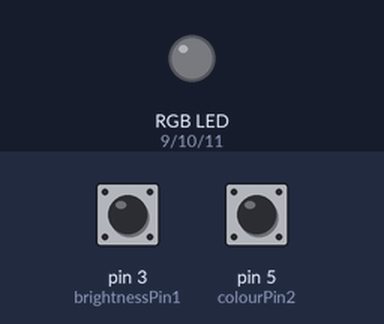
The sketch below on a simulated Arduino Uno, built with avr-gcc and run on an emulated ATmega328P. Shown: an RGB LED mixed from three pins (HIGH = lit). Inputs (shaded band) come from the test bench; at power-on: pin 3 (brightnessPin1) LOW, pin 5 (colourPin2) LOW. Dim RGB values are drawn brighter than linear.

Above: at 1.2 s.
1.3 s: pin 3 (brightnessPin1) pulled HIGH for 0.15 s
At 2.0 s:
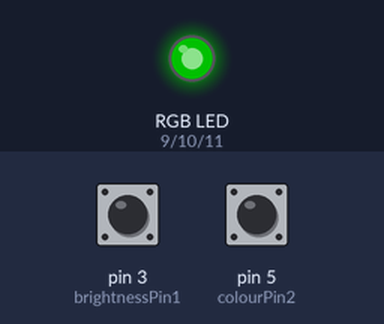
2.9 s: pin 5 (colourPin2) driven HIGH
At 4.2 s:
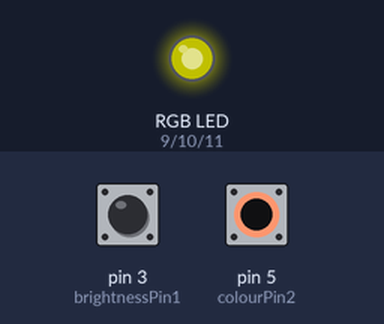
4.5 s: pin 3 (brightnessPin1) pulled HIGH for 1 s
At 5.6 s:
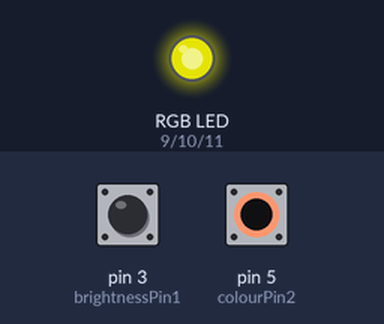
7.0 s: pin 3 (brightnessPin1) pulled HIGH for 0.15 s
At 7.5 s:
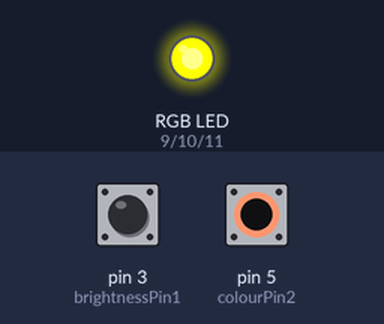
8.6 s: pin 5 (colourPin2) pulsed LOW 5 times (0.12 s each, 0.3 s apart)
At 10.5 s:
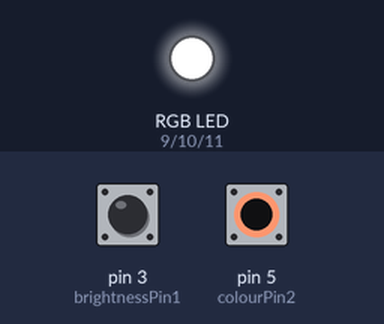
11.6 s: pin 3 (brightnessPin1) pulsed HIGH 2 times (0.12 s each, 0.3 s apart)
At 13.2 s:
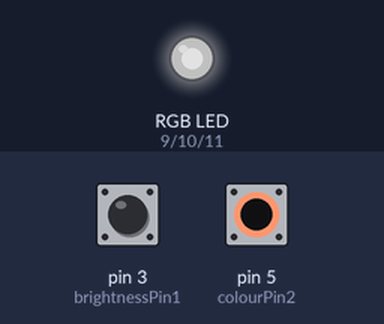
Timing chart, 0 to 14.7 s (numbered marks = the images above; inputs shaded):
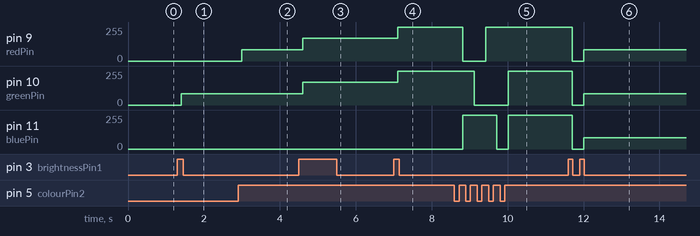

The sketch:

B_Buttons_Colour_Brightness.ino
```cpp
/*Two button input.
This project controls an RGB LED using two push buttons - one to adjust brightness and the other to change colours. The program is structured with custom
functions for cleaner and modular code. A dedicated colourOutput() function handles the analog PWM outputs, while LEDcolour() is designed to select and
output one of the seven colours based on the current colour mode (colourVal). Similarly, LEDbrightness() maps brightness levels (0-3) to corresponding PWM
values.
Inside the main loop, button inouts are read and used to update colour and brightness modes dynamically. The final output smoothly displays the selected
colour at the chosen brightness level, demonstrating efficient use of functions, PWM, and button handling in Arduino.

CIRCUIT - Connect Red, Green,and Blue leg to pin 9, 10 and 11 respectively through 220 ohm resistors. Cathode is connected to GND.
  One leg of Button1 (for brightness control) - pin 3 and Button2 (for colour change) - pin 5; other leg - +5V. 10 kilo ohm resistor is connected
  between the input pin and GND.*/

int redPin = 9, greenPin = 10, bluePin = 11;
int brightnessPin1 = 3, colourPin2 = 5;
int lastButton2State = LOW, lastButton1State = LOW, button1State, button2State;
int briVal = 0, colourVal = 1, bri;

void setup()
{
  pinMode(redPin, OUTPUT);
  pinMode(greenPin, OUTPUT);
  pinMode(bluePin, OUTPUT);
  pinMode(brightnessPin1, INPUT);
  pinMode(colourPin2, INPUT);
}

void colourOutput(int redVal, int greenVal, int blueVal) //Custom function to avoid writing analogWrite() statements again and again
{
  analogWrite(redPin, redVal);
  analogWrite(greenPin, greenVal);
  analogWrite(bluePin, blueVal);
}

void LEDcolour(int colour, int brightness) //Custom function for giving differnt colours as output
{
  if (colour == 1)
    colourOutput(0, brightness, 0); //Green in given level of brightness
  else if (colour == 2)
    colourOutput(brightness, brightness, 0); //Yellow
  else if (colour == 3)
    colourOutput(0, brightness, brightness); //Cyan
  else if (colour == 4)
    colourOutput(0, 0, brightness); //Blue
  else if (colour == 5)
    colourOutput(brightness, 0, brightness); //Magenta
  else if (colour == 6)
    colourOutput(brightness, 0, 0); //Red
  else if (colour == 7)
    colourOutput(brightness, brightness, brightness); //White
}

int LEDbrightness(int brightnessVal) //Function that returns PWM value based on selected brightness modey
{
  if (brightnessVal == 1)
    bri = 85;
  else if (brightnessVal == 2)
    bri = 170;
  else if (brightnessVal == 3)
    bri = 255;
  else if (brightnessVal == 0)
    bri = 0;
  return bri;
}

void loop()
{
  button1State = digitalRead(brightnessPin1);
  button2State = digitalRead(colourPin2);

  if(button1State == HIGH && lastButton1State == LOW) //If button 1 pressed -> brightness level changes
  {
    if (briVal != 3)
      briVal++;
    else
      briVal = 0; //Reset. 1-> 2-> 3 -> 0 -> 1 ....
    delay(100);
  }
  if (button2State == HIGH && lastButton2State == LOW) //If button 2 pressed -> colour changes
  {
    if (colourVal != 7)
      colourVal++;
    else colourVal = 1; //Reset. 1 -> 2-> 3 -> 4 -> 5 -> 6 -> 7 -> 1 ....
    delay(100);
  }

  lastButton1State = button1State;
  lastButton2State = button2State;
  bri = LEDbrightness(briVal);
  LEDcolour(colourVal, bri); //Gives output
}
```

Measured:
- after the input at 1.3 s, pin 10 (greenPin): 0/255 → 85/255 after 0.10 s
- after the input at 2.9 s, pin 9 (redPin): 0/255 → 85/255 after 0.10 s
- after the input at 4.5 s, pin 9 (redPin), pin 10 (greenPin): 85/255 → 170/255 after 0.10 s
- after the input at 7.0 s, pin 9 (redPin), pin 10 (greenPin): 170/255 → 255/255 after 0.10 s
- after the input at 8.6 s, pin 9 (redPin): 255/255 → 0/255 after 0.22 s, → 255/255 0.60 s later; pin 10 (greenPin): 255/255 → 0/255 after 0.52 s, → 255/255 0.90 s later; pin 11 (bluePin): 0/255 → 255/255 after 0.22 s, → 0/255 0.90 s later, → 255/255 0.30 s later
- after the input at 11.6 s, pin 9 (redPin), pin 10 (greenPin), pin 11 (bluePin): 255/255 → 0/255 after 0.10 s, → 85/255 0.30 s later
